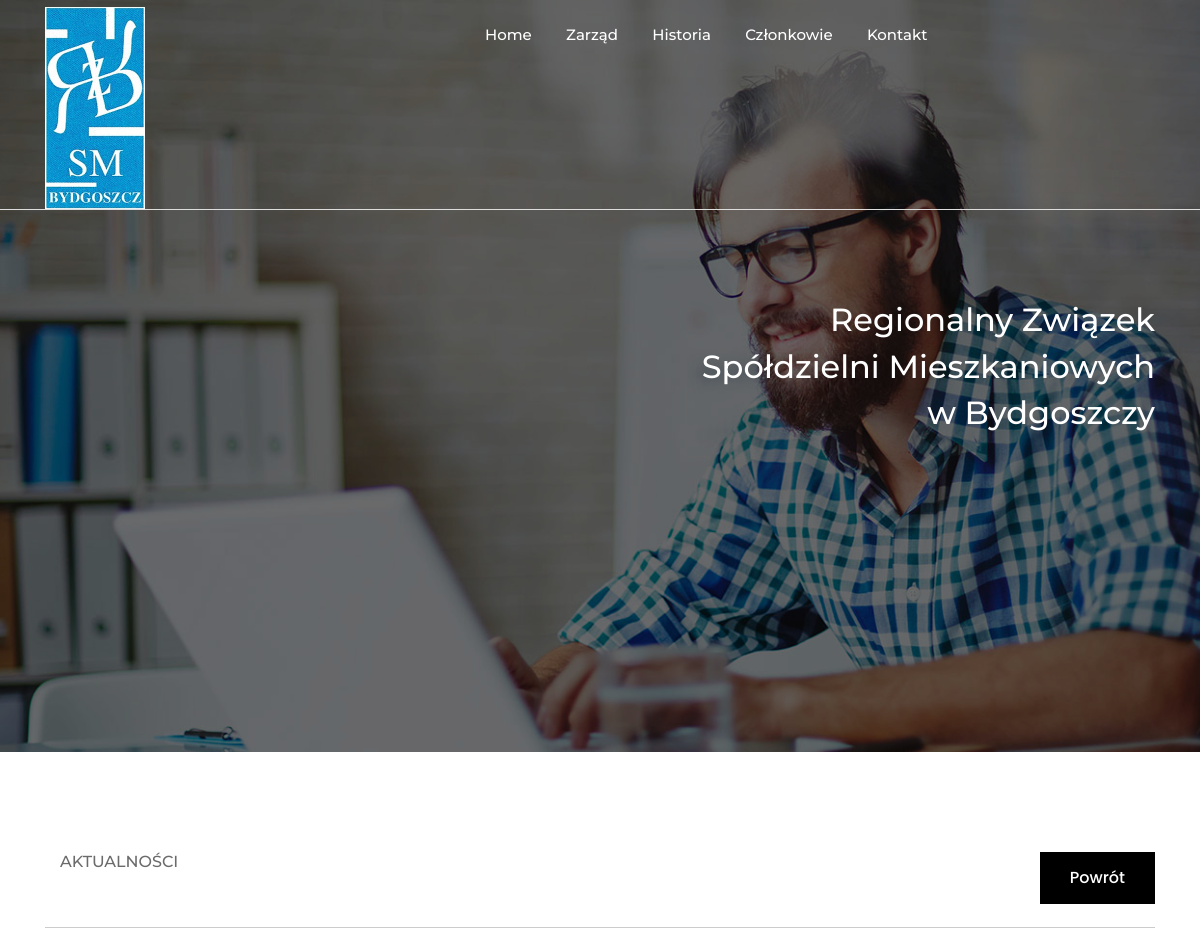
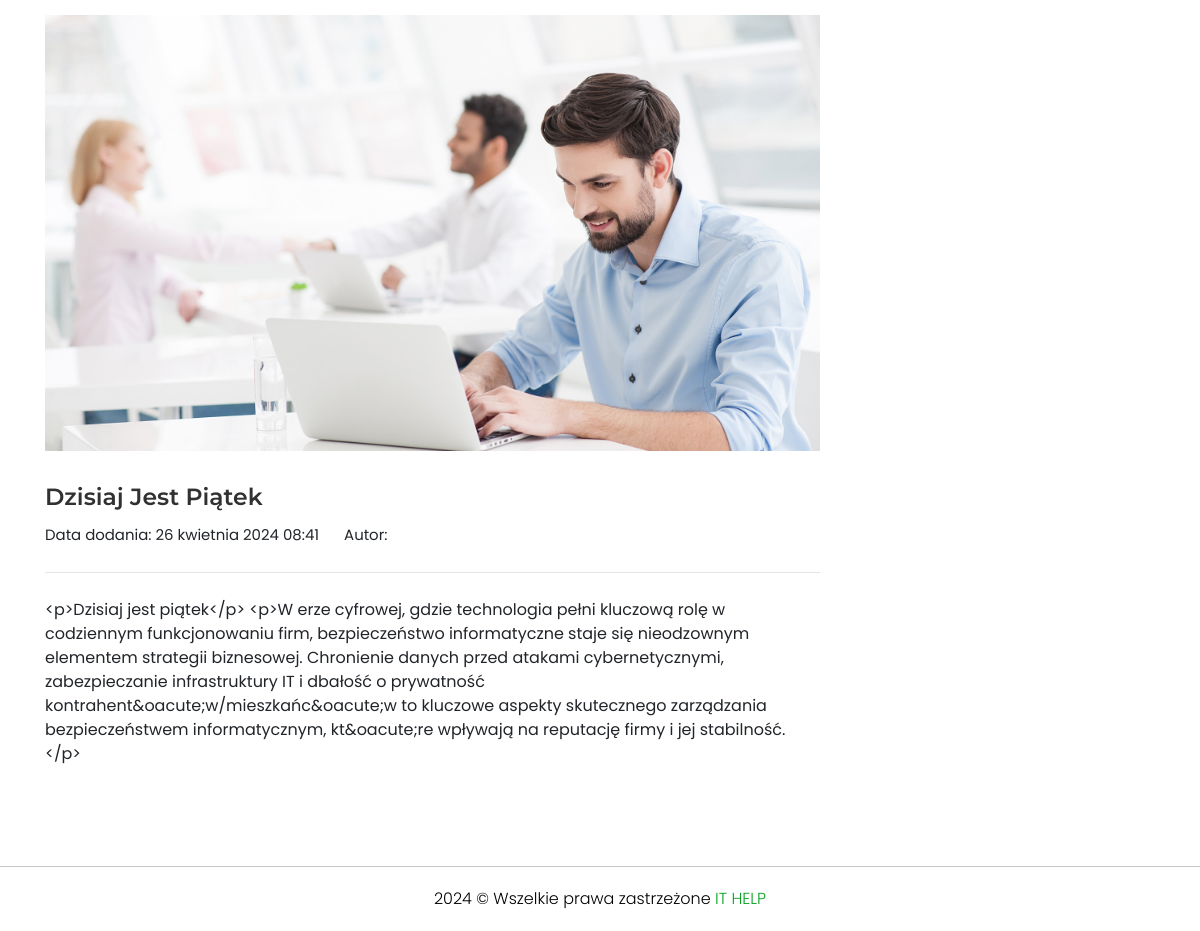
Screenshot of /aktualnosci/5/ with the database file from the repository (2 pictures, top to bottom).
### dashboard/models.py (models this page shows, shortened)
class Aktualnosci(models.Model):
    data_utworzenia = models.DateTimeField(auto_now_add=True)
    tytul = models.CharField(max_length=255)
    opis = RichTextUploadingField(max_length=90000)
    grafika = models.ImageField(upload_to='news/', blank=True, null=True)

### dashboard/views.py (the view)
# urls.py: path('aktualnosci/<int:pk>/', views.aktualnosci_details, name='aktualnosci_details'),
def aktualnosci_details(request, pk):
    news = get_object_or_404(Aktualnosci, pk=pk)
    return render(request, 'aktualnosci-details.html', {'news': news})

### dashboard/templates/aktualnosci-details.html (shortened to what this page needs)
{% extends 'base.html' %}
{% block content %}
    {% load static %}
    <section class="baner" id="baner">
        <div class="slider-area banner-inner-right">
            <div class="slider-active">
                <div class="slider-wrapper vh d-flex" style="background-image:url({% static "img/slider/01.JPG)" %}">
                    <div class="container">
                        <div class="row">
                            <div class="col-md-12">
                                <h3>Regionalny Związek</h3>
                                <h3>Spółdzielni Mieszkaniowych</h3>
                                <h3>w Bydgoszczy</h3>
                            </div>
                        </div>
                    </div>
                </div>
            </div>
        </div>
    </section>
    <section class="blog-single-section section-padding-bg">
        <div class="container">
            <div class="row">
                <div class="col-md-6">
                    <h4 class="heading">AKTUALNOŚCI</h4>
                </div>
                <div class="col-md-6 text-right">
                    <div class="button-one">
                        <a href="{% url "dashboard" %}" class="bpack-btn">Powrót</a>
                    </div>
                </div>
            </div>
            <hr>
            <div class="row">
                <div class="col col-md-9">
                    <div class="blog-details-content">
                        <div class="post">
                            {% if news.grafika %}
                                <div class="entry-media">
                                    <img src="{{ news.grafika.url }}" alt="Image">
                                </div>
                            {% else %}
                                <p>Brak obrazu</p>
                            {% endif %}
                            <div class="entry-title-meta">
                                <h3>{{ news.tytul }}</h3>
                                <ul class="entry-meta">
                                    <li>Data dodania: {{ news.data_utworzenia }}</li>
                                    <li>Autor: {{ user.username }}</li>
                                </ul>
                            </div>
                            <div class="entry-body">
                                {{ news.opis }}
                            </div>
                        </div>
                    </div>
                </div>
            </div>
        </div>
    </section>
    <section class="stopka" id="stopka">
        <footer class="footer-top-area-7 pt-80 pb-45">
            <div class="copyright-info-7">
                <div class="container">
                    <div class="row">
                        <div class="col col-md-12 col-sm-12 text-center">
                            <p>2024 &copy; Wszelkie prawa zastrzeżone <a href="http://golata.eu">IT HELP</a></p>
                        </div>
                    </div>
                </div>
            </div>
        </footer>
    </section>
{% endblock %}

### static/css/megapack-responsive.css (style rules this page uses)
@media (min-width: 992px) and (max-width: 1200px) { .vh { height: 94vh; } }
@media (min-width: 992px) and (max-width: 1200px) { .slider-wrapper h3 { font-size: 2rem; } }

### rows the page displays
Aktualnosci: grafika (picture), tytul "Dzisiaj Jest Piątek", data_utworzenia "26 kwietnia 2024 08:41", opis "<p>Dzisiaj jest piątek</p> <p>W erze cyfrowej, gdzie technologia pełni kluczową rolę w codziennym funkcjonowaniu firm, bezpieczeństwo informatyczne staje się nieodzownym elementem strategii biznesowej. Chronienie danych przed atakami cybernetycznymi, zabezpieczanie infrastruktury IT i dbałość o prywatność kontrahent&oacute;w/mieszkańc&oacute;w to kluczowe aspekty skutecznego zarządzania bezpieczeństwem informatycznym, kt&oacute;re wpływają na reputację firmy i jej stabilność.</p>"
